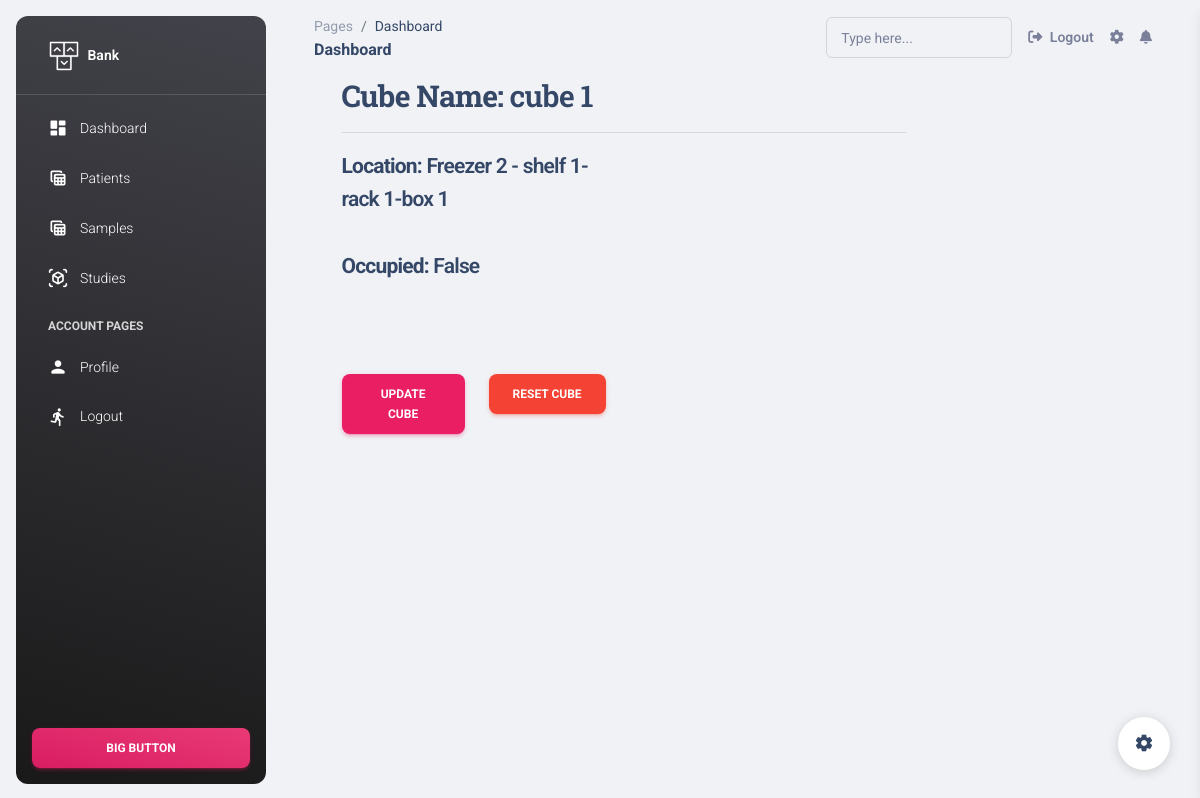
/5/details_cube/, run on an earlier commit of the app's database.
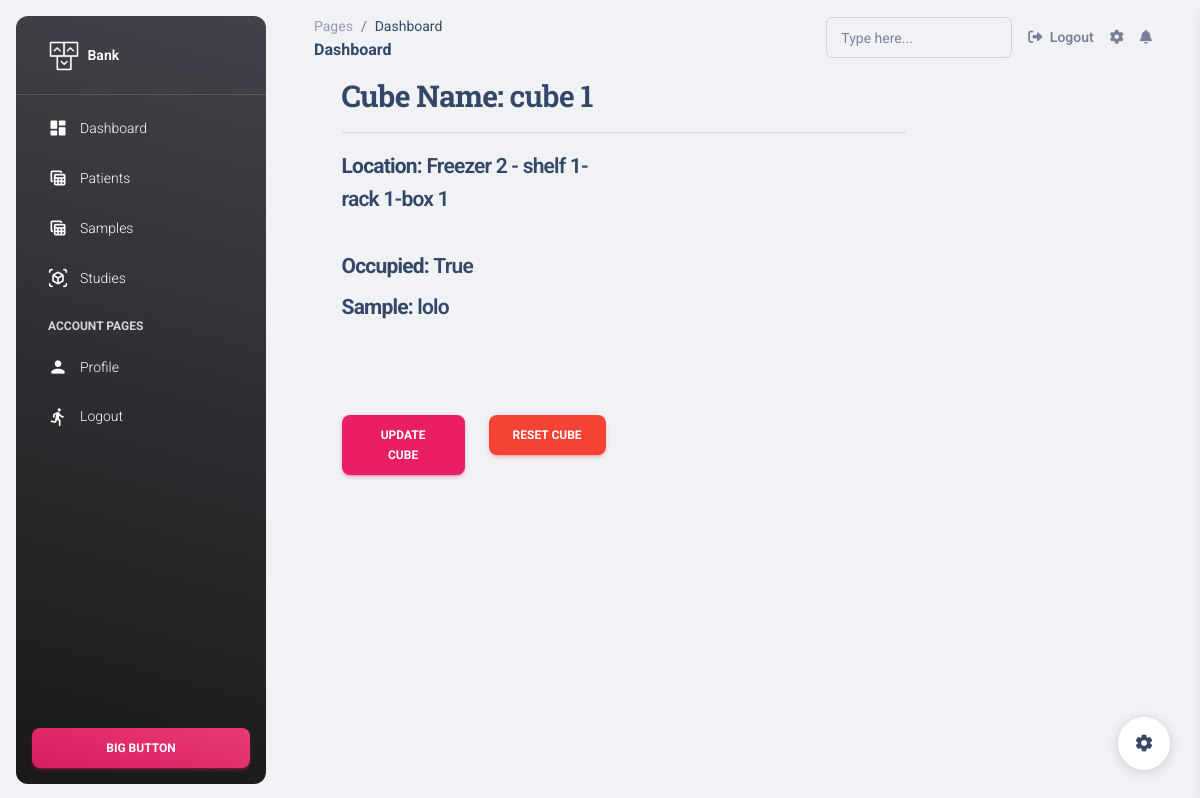
And on a later commit of the database.
### apps/home/models.py (models this page shows, shortened)
class Cube(models.Model):
    id = models.AutoField(primary_key=True)
    box = models.ForeignKey(Box, on_delete=models.CASCADE)
    occupied = models.BooleanField(default=False)
    sample = models.ForeignKey(Sample, blank=True,null=True,on_delete=models.CASCADE,related_name='mySample')
    name = models.CharField(max_length=200, default="cube 1")

class Box(models.Model):
    id = models.AutoField(primary_key=True)
    capacity = models.IntegerField()
    name = models.CharField(max_length=200,default="box 1")
    rack= models.ForeignKey(Rack, on_delete=models.CASCADE)
    def __str__(self) -> str:
        name = str(self.rack)+"-"+str(self.name)
        return name

class Rack(models.Model):
    id = models.AutoField(primary_key=True)
    capacity = models.IntegerField()
    name = models.CharField(max_length=100, default="rack 1")
    shelf = models.ForeignKey(Shelf, on_delete=models.CASCADE, default=1)
    def __str__(self) -> str:
        name = str(self.shelf)+"-"+str(self.name)
        return name

class Shelf(models.Model):
    id = models.AutoField(primary_key=True)
    capacity = models.IntegerField()
    name = models.CharField(max_length=200)
    racks = models.IntegerField()
    freezer = models.ForeignKey(Freezer, on_delete=models.CASCADE)
    def __str__(self) -> str:
        name = str(self.freezer)+" - "+str(self.name)
        return name

class Freezer(models.Model):
    id = models.AutoField(primary_key=True)
    capacity = models.IntegerField()
    name = models.CharField(max_length=200)
    shelves = models.IntegerField()
    def __str__(self) -> str:
        return self.name

class Sample(models.Model):
    name = models.CharField(max_length=100)
    study = models.ForeignKey(Study, on_delete=models.CASCADE)
    type = models.CharField(max_length=100)
    aliquoted = models.BooleanField(default=False)
    deleted = models.BooleanField(default=False)
    date_of_archive = models.CharField(max_length=200)
    patient = models.ForeignKey(Patient, on_delete=models.CASCADE)
    allocated = models.BooleanField(default=False)
    cube = models.ForeignKey('Cube',related_name='myCube', on_delete=models.CASCADE,null=True, blank=True)
    def __str__(self) -> str:
        return self.name

### apps/home/views.py (the view)
# urls.py: re_path(r'^(?P<cubeid>\d+)/details_cube/$',views.cubeDetails, name='cubeDetails'),
def cubeDetails(request,cubeid):
    cube = get_object_or_404(Cube, id=cubeid)
    context={'cube':cube}
    context['CubeTabActive'] = True
    return render(request, 'cubes/view_cube.html', context)

### apps/context_processors.py (called while the page is built)
def cfg_assets_root(request):
    return { 'ASSETS_ROOT' : settings.ASSETS_ROOT }

### apps/templates/cubes/view_cube.html (shortened to what this page needs)
{% extends 'layouts/base.html' %}
{% load humanize %}
{% block content %}
    <div style="margin-left: 6%;" class="row">
        <div class="col-md-offset-2 col-md-8">
            {% if cube %}
            <h3><b>Cube Name: </b>{{cube.name}}</h3><hr>
            <div class="row">
                <div class="col-md-6">
                <h4><small><b>Location: </b> {{cube.box|capfirst}}</h4><br>
                <h4><small><b>Occupied: </b> {{cube.occupied}}</h4>
                    {% if cube.occupied %}
                <h4><small><b>Sample: </b> {{cube.sample}}</h4>
                    {% endif %}
                </div>
            </div>
    <div style="margin-top: 15%;" class="row">
                    <div class="col-md-3">
                                    <a href="{% url 'edit_cube' cube.id %}" class="btn btn-primary pull-right">Update  Cube </a>
                                </div>
                                <div class="col-md-3">
                                    <a href="{% url 'reset_cube' cube.id %}" class="btn btn-danger pull-right">Reset  Cube</a>
                                </div>
        </div>
            {% else %}
                <h3>Not available</h3>
            {% endif %}
        </div>
    </div>
{% endblock %}

### apps/templates/layouts/base.html (shortened to what this page needs)
<!DOCTYPE html>
<html lang="en">
<head>
  <link href="{{ ASSETS_ROOT }}/css/nucleo-icons.css" rel="stylesheet" />
  <link href="{{ ASSETS_ROOT }}/css/nucleo-svg.css" rel="stylesheet" />
  <link id="pagestyle" href="{{ ASSETS_ROOT }}/css/material-dashboard.css?v=3.0.0" rel="stylesheet" />
</head>
<body class="g-sidenav-show bg-gray-200">
  {% include 'includes/sidebar.html' %}
  <main class="main-content position-relative max-height-vh-100 h-100 border-radius-lg ">
    {% include 'includes/navigation.html' %}
    {% block content %}{% endblock content %}
  </main>
  {% include 'includes/fixed-plugin.html' %}
</body>
</html>

### apps/templates/includes/sidebar.html (shortened to what this page needs)
<aside class="sidenav navbar navbar-vertical navbar-expand-xs border-0 border-radius-xl my-3 fixed-start ms-3   bg-gradient-dark" id="sidenav-main">
    <div class="sidenav-header">
      <a class="navbar-brand m-0"
         href="#">
        <img src="{{ ASSETS_ROOT }}/img/logo-ct.png" class="navbar-brand-img h-100" alt="main_logo">
        <span class="ms-1 font-weight-bold text-white">Bank</span>
      </a>
    </div>
    <hr class="horizontal light mt-0 mb-2">
    <div class="collapse navbar-collapse  w-auto  max-height-vh-100" id="sidenav-collapse-main">
      <ul class="navbar-nav">
        <li class="nav-item">
          <a class="nav-link text-white {% if 'index' in segment %} active bg-gradient-primary {% endif %}"
             href="/">
            <div class="text-white text-center me-2 d-flex align-items-center justify-content-center">
              <i class="material-icons opacity-10">dashboard</i>
            </div>
            <span class="nav-link-text ms-1">Dashboard</span>
          </a>
        </li>
        <li class="nav-item">
          <a class="nav-link text-white {% if 'tables' in segment %} active bg-gradient-primary {% endif %}"
             href="{% url 'view_patients' %}">
            <div class="text-white text-center me-2 d-flex align-items-center justify-content-center">
              <i class="material-icons opacity-10">table_view</i>
            </div>
            <span class="nav-link-text ms-1"> Patients</span>
          </a>
        </li>
        <li class="nav-item">
          <a class="nav-link text-white {% if 'tables' in segment %} active bg-gradient-primary {% endif %}"
             href="{% url 'view_sample' %}">
            <div class="text-white text-center me-2 d-flex align-items-center justify-content-center">
              <i class="material-icons opacity-10">table_view</i>
            </div>
            <span class="nav-link-text ms-1"> Samples</span>
          </a>
        </li>
        <li class="nav-item">
          <a class="nav-link text-white {% if 'virtual' in segment %} active bg-gradient-primary {% endif %}"
             href="{% url 'view_studies' %}">
            <div class="text-white text-center me-2 d-flex align-items-center justify-content-center">
              <i class="material-icons opacity-10">view_in_ar</i>
            </div>
            <span class="nav-link-text ms-1">Studies</span>
          </a>
        </li>
        <li class="nav-item mt-3">
          <h6 class="ps-4 ms-2 text-uppercase text-xs text-white font-weight-bolder opacity-8">Account pages</h6>
        </li>
        <li class="nav-item">
          <a class="nav-link text-white {% if 'profile' in segment %} active bg-gradient-primary {% endif %}"
             href="/profile.html">
            <div class="text-white text-center me-2 d-flex align-items-center justify-content-center">
              <i class="material-icons opacity-10">person</i>
            </div>
            <span class="nav-link-text ms-1">Profile</span>
          </a>
        </li>
        <li class="nav-item">
          <a class="nav-link text-white " href="{% url 'logout' %}">
            <div class="text-white text-center me-2 d-flex align-items-center justify-content-center">
              <i class="material-icons opacity-10">directions_run</i>
            </div>
            <span class="nav-link-text ms-1">Logout</span>
          </a>
        </li>
      </ul>
    </div>
    <div class="sidenav-footer position-absolute w-100 bottom-0 ">
      <div class="mx-3">
        <a class="btn bg-gradient-primary mt-4 w-100"
           target="_blank"
           href="#" type="button">Big Button</a>
      </div>
    </div>
  </aside>

### apps/templates/includes/navigation.html (shortened to what this page needs)
    <nav class="navbar navbar-main navbar-expand-lg px-0 mx-4 shadow-none border-radius-xl" id="navbarBlur" navbar-scroll="true">
      <div class="container-fluid py-1 px-3">
        <nav aria-label="breadcrumb">
          <ol class="breadcrumb bg-transparent mb-0 pb-0 pt-1 px-0 me-sm-6 me-5">
            <li class="breadcrumb-item text-sm"><a class="opacity-5 text-dark" href="javascript:;">Pages</a></li>
            <li class="breadcrumb-item text-sm text-dark active" aria-current="page">Dashboard</li>
          </ol>
          <h6 class="font-weight-bolder mb-0">Dashboard</h6>
        </nav>
        <form method="POST" action="{% url 'search' %}">
              <div class="collapse navbar-collapse mt-sm-0 mt-2 me-md-0 me-sm-4" id="navbar">
                <div class="ms-md-auto pe-md-3 d-flex align-items-center">
                  <div class="input-group input-group-outline">
                    <label class="form-label">Type here...</label>
                    <input type="text" class="form-control" name="searched">
                  </div>
                </div>
        </form>
          <ul class="navbar-nav  justify-content-end">
            <li class="nav-item d-flex align-items-center">
              <a href="{% url 'logout' %}" class="nav-link text-body font-weight-bold px-0">
                <i class="fa fa-sign-out me-sm-1"></i>
                <span class="d-sm-inline d-none">Logout</span>
              </a>
            </li>
            <li class="nav-item px-3 d-flex align-items-center">
              <a href="javascript:;" class="nav-link text-body p-0">
                <i class="fa fa-cog fixed-plugin-button-nav cursor-pointer"></i>
              </a>
            </li>
            <li class="nav-item dropdown pe-2 d-flex align-items-center">
              <a href="javascript:;" class="nav-link text-body p-0" id="dropdownMenuButton" data-bs-toggle="dropdown" aria-expanded="false">
                <i class="fa fa-bell cursor-pointer"></i>
              </a>
            </li>
          </ul>
        </div>
    </nav>

### apps/templates/includes/fixed-plugin.html (shortened to what this page needs)
  <div class="fixed-plugin">
    <a class="fixed-plugin-button text-dark position-fixed px-3 py-2">
      <i class="material-icons py-2">settings</i>
    </a>
  </div>

What changed in the data, as far as the page shows it:
changed Cube "cube 1": occupied "False" → "True"; sample (not shown) → "lolo"
Also different on the page:
text now shown: "Sample:"
